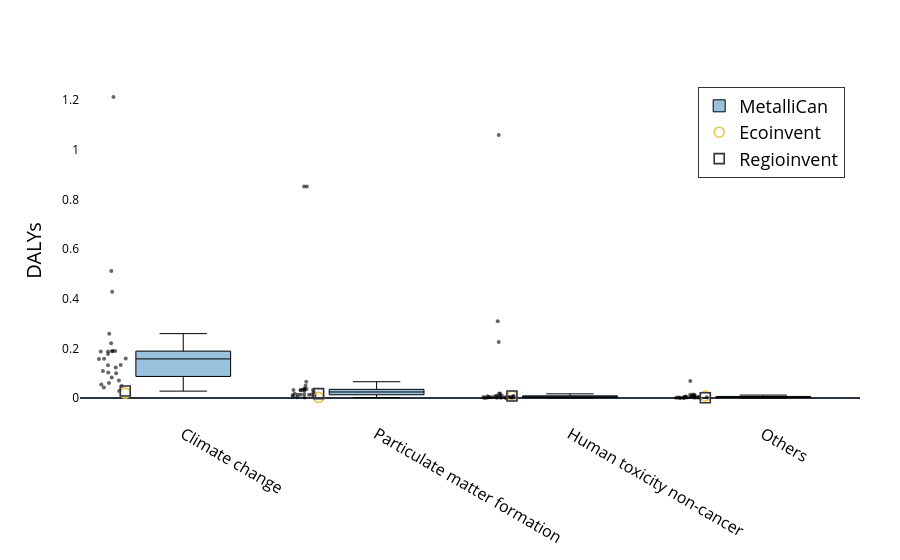

Notebook cell for this chart:
### Markdown cell above
#### Boxplot HH

### Code cell
plot_lcia_boxes_for_reference_product(
    df_hh,
    reference_product="Doré",
    yaxis_label="DALYs",
    title="Human health – Doré",
    output_html="results/Damages/boxplot_hh_dore.html"
)

### Figure 1 — Plotly figure (JSON) as saved in the notebook; plotly's stock layout.template omitted (floating-point values rounded to 4 significant figures)
{"data": [{"boxpoints": "all", "fillcolor": "rgba(31,119,180,0.45)", "hoverinfo": "text+y", "hovertext": ["Brucejack", "Brucejack", "Brucejack", "Brucejack", "Canadian Malartic", "Canadian Malartic", "Canadian Malartic", "Canadian Malartic", "Casa Berardi", "Casa Berardi", "Casa Berardi", "Casa Berardi", "Detour Lake", "Detour Lake", "Detour Lake", "Detour Lake", "Eagle River", "Eagle River", "Eagle River", "Eagle River", "Eleonore", "Eleonore", "Eleonore", "Eleonore", "Elk", "Elk", "Elk", "Elk", "Fox Complex", "Fox Complex", "Fox Complex", "Fox Complex", "Goldex (Au)", "Goldex (Au)", "Goldex (Au)", "Goldex (Au)", "Hemlo", "Hemlo", "Hemlo", "Hemlo", "Island", "Island", "Island", "Island", "Kiena", "Kiena", "Kiena", "Kiena", "LaRonde (Doré)", "LaRonde (Doré)", "LaRonde (Doré)", "LaRonde (Doré)", "Lamaque", "Lamaque", "Lamaque", "Lamaque", "Macassa", "Macassa", "Macassa", "Macassa", "Magino", "Magino", "Magino", "Magino", "Meadowbank complex", "Meadowbank complex", "Meadowbank complex", "Meadowbank complex", "Meliadine", "Meliadine", "Meliadine", "Meliadine", "Musselwhite", "Musselwhite", "Musselwhite", "Musselwhite", "Porcupine complex", "Porcupine complex", "Porcupine complex", "Porcupine complex", "Rainy River", "Rainy River", "Rainy River", "Rainy River", "Red Lake", "Red Lake", "Red Lake", "Red Lake", "Seabee Gold Operation", "Seabee Gold Operation", "Seabee Gold Operation", "Seabee Gold Operation", "Snow Lake (Doré)", "Snow Lake (Doré)", "Snow Lake (Doré)", "Snow Lake (Doré)", "Timmins Operation", "Timmins Operation", "Timmins Operation", "Timmins Operation", "Westwood-Doyon", "Westwood-Doyon", "Westwood-Doyon", "Westwood-Doyon", "Éléonore", "Éléonore", "Éléonore", "Éléonore"], "jitter": 0.35, "line": {"color": "black", "width": 1}, "marker": {"opacity": 0.6, "size": 4}, "name": "MetalliCan", "x": [0, 2, 3, 1, 0, 2, 3, 1, 0, 2, 3, 1, 0, 2, 3, 1, 0, 2, 3, 1, 0, 2, 3, 1, 0, 2, 3, 1, 0, 2, 3, 1, 0, 2, 3, 1, 0, 2, 3, 1, 0, 2, 3, 1, 0, 2, 3, 1, 0, 2, 3, 1, 0, 2, 3, 1, 0, 2, 3, 1, 0, 2, 3, 1, 0, 2, 3, 1, 0, 2, 3, 1, 0, 2, 3, 1, 0, 2, 3, 1, 0, 2, 3, 1, 0, 2, 3, 1, 0, 2, 3, 1, 0, 2, 3, 1, 0, 2, 3, 1, 0, 2, 3, 1, 0, 2, 3, 1], "y": [1.213, 0.00405, 0.005164, 0.03763, 0.1332, 0.003505, 0.006726, 0.06592, 0.1776, 0.00929, 0.002245, 0.01625, 0.1881, 0.004337, 0.01064, 0.02919, 0.1036, 0.001291, 0.001884, 0.01393, 0.1895, 0.008987, 0.004328, 0.8528, 0.05509, 0.001252, 0.002666, 0.00609, 0.06071, 0.0185, 0.004375, 0.01197, 0.07106, 0.005782, 0.001977, 0.0145, 0.1231, 0.008847, 0.00407, 0.01373, 0.2597, 0.003053, 0.002093, 0.03113, 0.04224, 0.00065, 0.0006939, 0.00381, 0.04852, 0.003025, 0.0007914, 0.0132, 0.02812, 0.0003156, 0.0008748, 0.001934, 0.1597, 0.006496, 0.00598, 0.03254, 0.1328, 0.006909, 0.01213, 0.04948, 0.159, 0.003096, 0.004058, 0.03212, 0.1004, 0.001393, 0.002547, 0.02462, 0.2214, 0.01708, 0.003303, 0.01744, 0.1879, 0.3096, 0.01475, 0.006855, 0.4287, 0.006886, 0.01348, 0.03561, 0.1578, 0.2261, 0.009828, 0.03405, 0.5123, 0.005271, 0.002477, 0.03305, 0.08283, 0.003217, 0.002047, 0.01532, 0.1885, 1.06, 0.06874, 0.01203, 0.1088, 0.001444, 0.001602, 0.03699, 0.1895, 0.008987, 0.004328, 0.8528], "type": "box"}, {"marker": {"color": "#e8c547", "line": {"color": "black", "width": 1.6}, "size": 10, "symbol": "circle-open"}, "mode": "markers", "name": "Ecoinvent", "x": [-0.3, 1.7, 2.7, 0.7], "y": [0.02012, 0.008143, 0.00838, 0.002744], "type": "scatter"}, {"marker": {"color": "#30323d", "line": {"color": "black", "width": 1.6}, "size": 10, "symbol": "square-open"}, "mode": "markers", "name": "Regioinvent", "x": [-0.3, 1.7, 2.7, 0.7], "y": [0.02852, 0.008307, 0.001561, 0.01798], "type": "scatter"}], "layout": {"xaxis": {"tickfont": {"color": "black", "size": 16}, "tickmode": "array", "tickvals": [0, 1, 2, 3], "ticktext": ["Climate change", "Particulate matter formation", "Human toxicity non-cancer", "Others"]}, "yaxis": {"title": {"font": {"color": "black", "size": 20}, "text": "DALYs"}, "tickfont": {"color": "black"}, "showgrid": false}, "margin": {"l": 80, "r": 40, "t": 80, "b": 120}, "legend": {"title": {"font": {"color": "black", "size": 24}, "text": ""}, "font": {"color": "black", "size": 18}, "orientation": "v", "yanchor": "top", "y": 0.98, "xanchor": "right", "x": 0.98, "bgcolor": "rgba(255,255,255,0.9)", "bordercolor": "black", "borderwidth": 0.8}, "plot_bgcolor": "white", "paper_bgcolor": "white"}}
